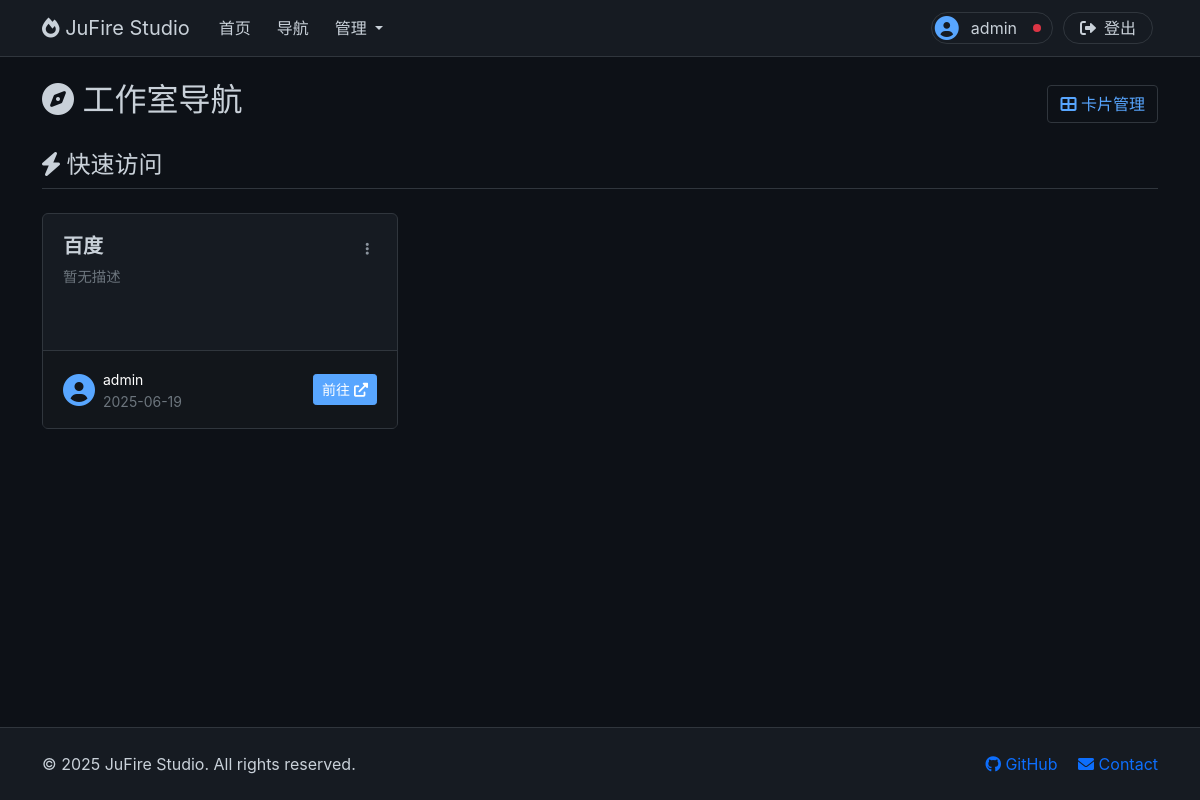
The app's page /navigation (signed in) with its own data.
### app.py (models this page shows, shortened)
class User(db.Model):
    id = db.Column(db.Integer, primary_key=True)
    username = db.Column(db.String(80), unique=True, nullable=False)
    email = db.Column(db.String(120), unique=True, nullable=False)
    password_hash = db.Column(db.String(120), nullable=False)
    role = db.Column(db.Integer, default=ROLE_GUEST)
    created_at = db.Column(db.DateTime, default=datetime.now)
    is_active = db.Column(db.Boolean, default=True)
    avatar_path = db.Column(db.String(200), default=None)

class NavCategory(db.Model):
    id = db.Column(db.Integer, primary_key=True)
    name = db.Column(db.String(50), nullable=False)
    icon = db.Column(db.String(50), default="fas fa-link")
    order = db.Column(db.Integer, default=0)
    created_at = db.Column(db.DateTime, default=datetime.now)
    created_by = db.Column(db.Integer, db.ForeignKey("user.id"))
    creator = db.relationship("User", backref=db.backref("nav_categories", lazy=True))
    nav_items = db.relationship(
        "NavItem", backref="category", lazy=True, cascade="all, delete-orphan"
    )

class NavItem(db.Model):
    id = db.Column(db.Integer, primary_key=True)
    title = db.Column(db.String(100), nullable=False)
    url = db.Column(db.String(200), nullable=False)
    description = db.Column(db.Text)
    icon = db.Column(db.String(50), default="fas fa-link")
    is_public = db.Column(db.Boolean, default=True)
    order = db.Column(db.Integer, default=0)
    created_at = db.Column(db.DateTime, default=datetime.now)
    category_id = db.Column(db.Integer, db.ForeignKey("nav_category.id"))
    created_by = db.Column(db.Integer, db.ForeignKey("user.id"))
    creator = db.relationship("User", backref=db.backref("nav_items", lazy=True))

### app.py (the view)
@app.route("/navigation")
def navigation():
    categories = NavCategory.query.order_by(NavCategory.order).all()
    current_user = None
    hidden_nav_item_ids = set()
    if "user_id" in session:
        current_user = db.session.get(User, session["user_id"])
        if current_user:
            hidden_nav_items = HiddenNavItem.query.filter_by(
                user_id=current_user.id
            ).all()
            hidden_nav_item_ids = {item.nav_item_id for item in hidden_nav_items}
    query = NavItem.query
    if current_user:
        query = query.filter(
            db.or_(NavItem.is_public == True, NavItem.created_by == current_user.id)
        )
    else:
        query = query.filter(NavItem.is_public == True)
    nav_items = query.order_by(NavItem.order).all()
    nav_items_by_category = {}
    for item in nav_items:
        if item.id not in hidden_nav_item_ids:
            if item.category_id not in nav_items_by_category:
                nav_items_by_category[item.category_id] = []
            nav_items_by_category[item.category_id].append(item)
    return render_template(
        "navigation.html",
        categories=categories,
        nav_items_by_category=nav_items_by_category,
        current_user=current_user,
        hidden_nav_item_ids=hidden_nav_item_ids,
    )

### templates/navigation.html (shortened to what this page needs)
{% extends "base.html" %} {% block title %}导航站 - JuFire Studio{% endblock %}
{% block content %}
<div class="container mt-4">
  <div class="row">
    <div class="col-12">
      <div class="d-flex justify-content-between align-items-center mb-4">
        <h2><i class="fas fa-compass"></i> 工作室导航</h2>
        {% if current_user %}
        <button
          class="btn btn-outline-primary"
          data-bs-toggle="modal"
          data-bs-target="#manageCardsModal"
        >
          <i class="fas fa-th-large"></i> 卡片管理
        </button>
        {% endif %}
      </div>
    </div>
  </div>
  {% if categories %} {% for category in categories %} {% if
  nav_items_by_category.get(category.id) %}
  <div class="mb-4">
    <h4 class="category-title">
      <i class="{{ category.icon }}"></i> {{ category.name }}
    </h4>
    <div class="row row-cols-1 row-cols-md-2 row-cols-lg-3 g-4">
      {% for item in nav_items_by_category.get(category.id,
      [])|sort(attribute='order') %}
      <div class="col nav-card-col" data-nav-item-id="{{ item.id }}">
        <div class="card h-100 nav-card">
          <div class="card-body">
            <div class="d-flex justify-content-between align-items-start">
              <h5 class="card-title">{{ item.title }}</h5>
              <div class="dropdown">
                <button
                  class="btn btn-sm btn-icon"
                  type="button"
                  data-bs-toggle="dropdown"
                  aria-expanded="false"
                >
                  <i class="fas fa-ellipsis-v"></i>
                </button>
              </div>
            </div>
            <p class="card-text text-muted">
              {{ item.description or '暂无描述' }}
            </p>
          </div>
          <div class="card-footer">
            <div class="d-flex justify-content-between align-items-center">
              <div class="d-flex align-items-center">
                {% if item.creator and item.creator.avatar_path %}
                <img
                  src="{{ url_for('user_avatar', filename=item.creator.avatar_path) }}"
                  class="avatar-sm me-2"
                  alt="{{ item.creator.username }}"
                />
                {% else %}
                <i class="fas fa-user-circle avatar-sm me-2"></i>
                {% endif %}
                <div>
                  <small class="text-white"
                    >{{ item.creator.username if item.creator else '未知' }}
                  </small>
                  <small class="text-muted d-block"
                    >{{ item.created_at.strftime('%Y-%m-%d') }}</small
                  >
                </div>
              </div>
              <a
                href="{{ item.url }}"
                target="_blank"
                class="btn btn-primary btn-sm"
                >前往 <i class="fas fa-external-link-alt"></i
              ></a>
            </div>
          </div>
        </div>
      </div>
      {% endfor %}
    </div>
  </div>
  {% endif %} {% endfor %} {% else %}
  <div class="alert alert-info">
    <i class="fas fa-info-circle"></i> 暂无导航分类
  </div>
  {% endif %}
</div>
{% endblock %}

### templates/base.html (shortened to what this page needs)
<!DOCTYPE html>
<html lang="zh-CN">
  <head>
    <link
      href="https://cdn.jsdelivr.net/npm/bootstrap@5.1.3/dist/css/bootstrap.min.css"
      rel="stylesheet"
    />
    <link
      href="https://cdnjs.cloudflare.com/ajax/libs/font-awesome/6.0.0/css/all.min.css"
      rel="stylesheet"
    />
    <link
      href="{{ url_for('static', filename='css/style.css') }}"
      rel="stylesheet"
    />
  </head>
  <body>
    <nav class="navbar navbar-expand-lg navbar-dark">
      <div class="container">
        <a class="navbar-brand" href="{{ url_for('index') }}">
          <i class="fas fa-fire"></i> JuFire Studio
        </a>
        <div class="collapse navbar-collapse" id="navbarNav">
          <ul class="navbar-nav me-auto">
            <li class="nav-item" style="margin: 0 5px">
              <a class="nav-link" href="{{ url_for('index') }}">首页</a>
            </li>
            {% if current_user and current_user.role >= 1 %}
            <li class="nav-item" style="margin: 0 5px">
              <a class="nav-link" href="{{ url_for('navigation') }}">导航</a>
            </li>
            {% endif %}
            {% if current_user and current_user.role >= 2 %}
            <li
              class="nav-item dropdown"
              style="margin: 0 5px"
            >
              <a
                class="nav-link dropdown-toggle"
                href="#"
                id="navbarDropdown"
                role="button"
                data-bs-toggle="dropdown"
                aria-expanded="false"
              >
                管理
              </a>
            </li>
            {% endif %}
          </ul>
          <ul class="navbar-nav">
            {% if current_user %}
            <li
              class="nav-item"
              style="display: flex; align-items: center; margin: 0 5px"
            >
              <a
                class="nav-link"
                href="{{ url_for('profile') }}"
                style="
                  border: 1px solid var(--github-border);
                  border-radius: 16px;
                  height: 32px;
                  padding: 0;
                  display: flex;
                  align-items: center;
                  justify-content: center;
                  overflow: hidden;
                  margin: auto 0;
                "
              >
                <div
                  style="
                    width: 32px;
                    height: 32px;
                    border-radius: 50%;
                    overflow: hidden;
                    display: flex;
                    align-items: center;
                    justify-content: center;
                    flex-shrink: 0;
                    margin: 0 0 0 -1px;
                  "
                >
                  {% if current_user.avatar_path %}
                  <img
                    src="{{ url_for('user_avatar', filename=current_user.avatar_path) }}"
                    alt="{{ current_user.username }}的头像"
                    style="
                      width: 24px;
                      height: 24px;
                      border-radius: 50%;
                      overflow: hidden;
                      object-fit: cover;
                      display: block;
                    "
                  />
                  {% else %}
                  <i
                    class="fas fa-user-circle"
                    style="
                      font-size: 24px;
                      color: var(--github-accent);
                      display: flex;
                      align-items: center;
                      justify-content: center;
                    "
                  ></i>
                  {% endif %}
                </div>
                <span style="padding: 0 4px 0 8px; line-height: 32px"
                  >{{ current_user.username }}</span
                >
                {% if current_user.role == 0 %}
                <div
                  style="
                    width: 32px;
                    height: 32px;
                    display: flex;
                    align-items: center;
                    justify-content: center;
                    margin-right: -1px;
                  "
                >
                  <span
                    class="badge rounded-circle bg-secondary"
                    style="width: 8px; height: 8px; padding: 0; display: block"
                    title="权限等级: {{ current_user.role }} (普通用户)"
                  ></span>
                </div>
                {% elif current_user.role >= 3 %}
                <div
                  style="
                    width: 32px;
                    height: 32px;
                    display: flex;
                    align-items: center;
                    justify-content: center;
                    margin-right: -1px;
                  "
                >
                  <span
                    class="badge rounded-circle bg-danger"
                    style="width: 8px; height: 8px; padding: 0; display: block"
                    title="权限等级: {{ current_user.role }} (超级管理员)"
                  ></span>
                </div>
                {% endif %}
              </a>
            </li>
            <li class="nav-item" style="margin: 0 5px">
              <a
                class="nav-link"
                href="{{ url_for('logout') }}"
                title="退出登录"
                style="
                  border: 1px solid var(--github-border);
                  border-radius: 16px;
                  height: 32px;
                  padding: 0 8px;
                  display: flex;
                  align-items: center;
                  justify-content: center;
                  overflow: hidden;
                  margin: auto 0;
                "
              >
                <div
                  style="
                    width: 32px;
                    height: 32px;
                    display: flex;
                    align-items: center;
                    justify-content: center;
                  "
                >
                  <i class="fas fa-sign-out-alt"></i>
                </div>
                <span style="padding: 0 8px 0 0; line-height: 32px">登出</span>
              </a>
            </li>
            {% endif %}
          </ul>
        </div>
      </div>
    </nav>
    <div
      id="messages"
      class="toast-container position-fixed bottom-0 end-0 p-3"
      style="z-index: 9999"
    ></div>
    <main>{% block content %}{% endblock %}</main>
    <footer class="footer py-4">
      <div class="container">
        <div class="row">
          <div class="col-md-6">
            <p class="mb-0">&copy; 2025 JuFire Studio. All rights reserved.</p>
          </div>
          <div class="col-md-6 text-end">
            {% if studio_info and studio_info.github_url %}
            <a
              href="{{ studio_info.github_url }}"
              class="text-decoration-none me-3"
            >
              <i class="fab fa-github"></i> GitHub
            </a>
            {% else %}
            <a href="{{ url_for('index') }}" class="text-decoration-none me-3">
              <i class="fab fa-github"></i> GitHub
            </a>
            {% endif %}
            <a href="#" class="text-decoration-none">
              <i class="fas fa-envelope"></i> Contact
            </a>
          </div>
        </div>
      </div>
    </footer>
  </body>
</html>

### records on screen
User: username "admin"
NavCategory: name "快速访问"
NavItem: title "百度", description "暂无描述", creator "admin", created_at "2025-06-19"
